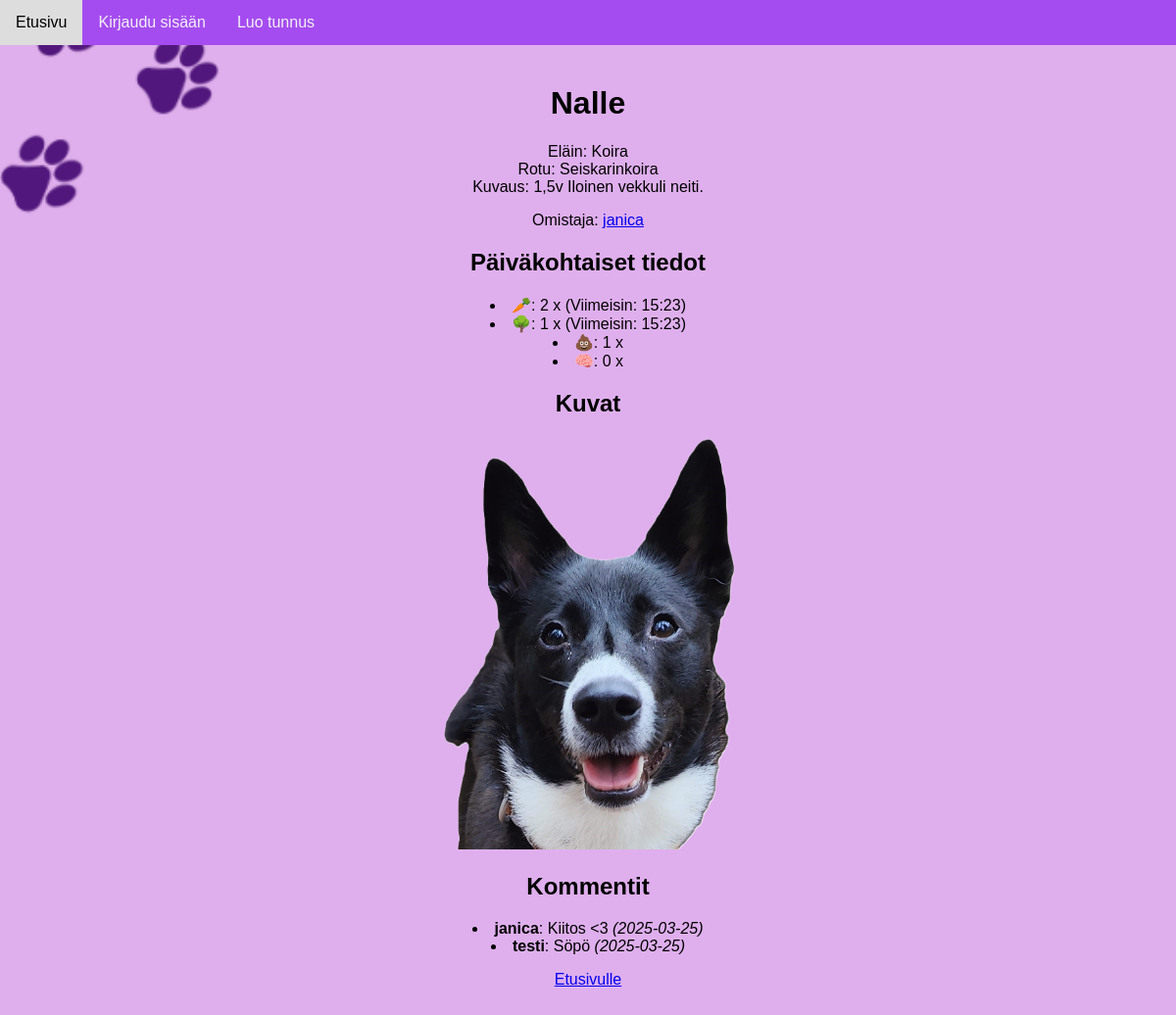
/pet/4, run on the app's committed database.
### tables this page shows
CREATE TABLE pets (
    id INTEGER PRIMARY KEY AUTOINCREMENT,
    animal_id INTEGER NOT NULL,
    breed_id INTEGER NOT NULL,
    pet_name TEXT NOT NULL,
    description TEXT, user_id INTEGER REFERENCES users(id),
    FOREIGN KEY (animal_id) REFERENCES animals(id),
    FOREIGN KEY (breed_id) REFERENCES breeds(id)
);

CREATE TABLE animals (
    id INTEGER PRIMARY KEY AUTOINCREMENT,
    name TEXT NOT NULL
);

CREATE TABLE breeds (
    id INTEGER PRIMARY KEY AUTOINCREMENT,
    animal_id INTEGER,
    breed_name TEXT NOT NULL,
    FOREIGN KEY (animal_id) REFERENCES animals(id)
);

CREATE TABLE users (
    id INTEGER PRIMARY KEY,
    username TEXT UNIQUE,
    password_hash TEXT
);

CREATE TABLE images (
    id INTEGER PRIMARY KEY AUTOINCREMENT,
    pet_id INTEGER NOT NULL,
    filename TEXT NOT NULL,
    FOREIGN KEY (pet_id) REFERENCES pets(id)
);

CREATE TABLE comments (
    id INTEGER PRIMARY KEY AUTOINCREMENT,
    pet_id INTEGER NOT NULL,
    user_id INTEGER NOT NULL,
    content TEXT NOT NULL,
    timestamp DATETIME DEFAULT CURRENT_TIMESTAMP,
    FOREIGN KEY (pet_id) REFERENCES pets(id),
    FOREIGN KEY (user_id) REFERENCES users(id)
);

### app.py (the view)
@app.route("/pet/<int:pet_id>")
def show_pet(pet_id):
    pet_info = pets.get_pet_by_id(pet_id)
    if not pet_info:
        abort(404)
    username = session.get("username")
    is_owner = False
    session_user_id = None
    if username:
        user_id_result = db.query("SELECT id FROM users WHERE username = ?", [username])
        if user_id_result:
            session_user_id = user_id_result[0][0]
            owner_check = db.query("SELECT id FROM pets WHERE id = ? AND user_id = ?", [pet_id, session_user_id])
            is_owner = bool(owner_check)
    sql_logs = """
        SELECT action_name, COUNT(*) AS cnt, MAX(timestamp) AS latest_time
        FROM pet_logs
        WHERE pet_id=? AND DATE(timestamp) = DATE('now')
        GROUP BY action_name
    """
    logs = db.query(sql_logs, [pet_id])
    daily_counts = {}
    for row in logs:
        daily_counts[row["action_name"]] = {
            "cnt": row["cnt"],
            "latest": row["latest_time"][11:16] if row["latest_time"] else "–"
        }
    animal_id = pet_info["animal_id"]
    actions_query = db.query("SELECT action_name FROM animal_actions WHERE animal_id = ?", [animal_id])
    allowed_actions = [row["action_name"] for row in actions_query]
    comments = pets.get_comments_for_pet(pet_id)
    images = pets.get_images_for_pet(pet_id)
    return render_template("pet.html",
                        pet=pet_info,
                        is_owner=is_owner,
                        session_user_id=session_user_id,
                        daily_counts=daily_counts,
                        allowed_actions=allowed_actions,
                        comments=comments,
                        images=images)

### app.py (called while the page is built)
@app.context_processor
def inject_user_id():
    user_id = None
    if "username" in session:
        result = db.query("SELECT id FROM users WHERE username = ?", [session["username"]])
        if result:
            user_id = result[0][0]
    return dict(session_user_id=user_id)

@app.after_request
def add_header(response):
    response.headers["Cache-Control"] = "no-store, no-cache, must-revalidate, max-age=0"
    response.headers["Pragma"] = "no-cache"
    response.headers["Expires"] = "0"
    return response

### db.py (called while the page is built)
def get_connection():
    con = sqlite3.connect("database.db")
    con.execute("PRAGMA foreign_keys = ON")
    con.row_factory = sqlite3.Row
    return con

def query(sql, params=[]):
    con = get_connection()
    result = con.execute(sql, params).fetchall()
    con.close()
    return result

def get_images_for_pet(pet_id):
    sql = "SELECT id, filename FROM images WHERE pet_id = ?"
    return query(sql, [pet_id])

### pets.py (called while the page is built)
def get_pet_by_id(pet_id):
    pet = db.query("""
        SELECT p.id, p.pet_name, p.description, p.animal_id,
               b.breed_name, a.name AS animal_name,
               p.user_id, u.username AS owner_username
        FROM pets p
        JOIN breeds b ON p.breed_id = b.id
        JOIN animals a ON p.animal_id = a.id
        JOIN users u ON p.user_id = u.id
        WHERE p.id=?
    """, [pet_id])
    return pet[0] if pet else None

def get_comments_for_pet(pet_id):
    sql = """
        SELECT c.id, c.user_id, c.content, c.timestamp, u.username
        FROM comments c
        JOIN users u ON c.user_id = u.id
        WHERE c.pet_id = ?
        ORDER BY c.timestamp DESC
    """
    return db.query(sql, [pet_id])

def get_images_for_pet(pet_id):
    return db.get_images_for_pet(pet_id)

### templates/pet.html (shortened to what this page needs)
{% extends "base.html" %}
{% block body_class %}pet-page{% endblock %}
{% block content %}
<h1>{{ pet.pet_name }}</h1>
<p>Eläin: {{ pet.animal_name }}<br>
Rotu: {{ pet.breed_name }}<br>
Kuvaus: {{ pet.description }}</p>
<p>Omistaja: <a href="/user/{{ pet.user_id }}">{{ pet.owner_username }}</a></p>
<h2>Päiväkohtaiset tiedot</h2>
  {% if "ruokailu" in allowed_actions %}
    <li>🥕: {{ daily_counts["ruokailu"]["cnt"] if "ruokailu" in daily_counts else 0 }} x
        (Viimeisin: {{ daily_counts["ruokailu"]["latest"] if "ruokailu" in daily_counts else "–" }})</li>
  {% endif %}
  {% if "ulkoilu" in allowed_actions %}
    <li>🌳: {{ daily_counts["ulkoilu"]["cnt"] if "ulkoilu" in daily_counts else 0 }} x
        (Viimeisin: {{ daily_counts["ulkoilu"]["latest"] if "ulkoilu" in daily_counts else "–" }})</li>
  {% endif %}
  {% if "kakat" in allowed_actions %}
    <li>💩: {{ daily_counts["kakat"]["cnt"] if "kakat" in daily_counts else 0 }} x</li>
  {% endif %}
  {% if "koulutus" in allowed_actions %}
    <li>🧠: {{ daily_counts["koulutus"]["cnt"] if "koulutus" in daily_counts else 0 }} x</li>
  {% endif %}
<h2>Kuvat</h2>
{% if images %}
  {% for image in images %}
    <div style="margin: 10px 0;">
      <img src="{{ url_for('static', filename='uploads/' ~ image.filename) }}" alt="Kuva" width="300">
    </div>
  {% endfor %}
{% else %}
  <p>Ei vielä lisättyjä kuvia.</p>
{% endif %}
<h2>Kommentit</h2>
  {% for comment in comments %}
    <li>
      <b>{{ comment.username }}</b>: {{ comment.content }}
      <i>({{ comment.timestamp[:10] }})</i>
    </li>
  {% endfor %}
<p><a href="/">Etusivulle</a></p>
{% endblock %}

### static/css/main.css (style rules this page uses)
*, *::before, *::after { box-sizing: border-box; }
body { margin: 0; padding: 0; font-family: Arial, sans-serif; }
.pet-page { background: url("../images/pet.png") no-repeat center center; background-size: cover; background-attachment: fixed; }

### data on the page
pets: pet_name "Nalle", description "1,5v Iloinen vekkuli neiti."
animals: animal_name "Koira"
breeds: breed_name "Seiskarinkoira"
users: owner_username "janica"
images: filename (picture)
comments: username "janica", content "Kiitos <3", timestamp "2025-03-25"
comments: username "testi", content "Söpö", timestamp "2025-03-25"

### other printed values
{{ daily_counts["ruokailu"]["cnt"] if "ruokailu" in daily_counts else 0 }} "2"
{{ daily_counts["ulkoilu"]["cnt"] if "ulkoilu" in daily_counts else 0 }} "1"
{{ daily_counts["kakat"]["cnt"] if "kakat" in daily_counts else 0 }} "1"
{{ daily_counts["koulutus"]["cnt"] if "koulutus" in daily_counts else 0 }} "0"
